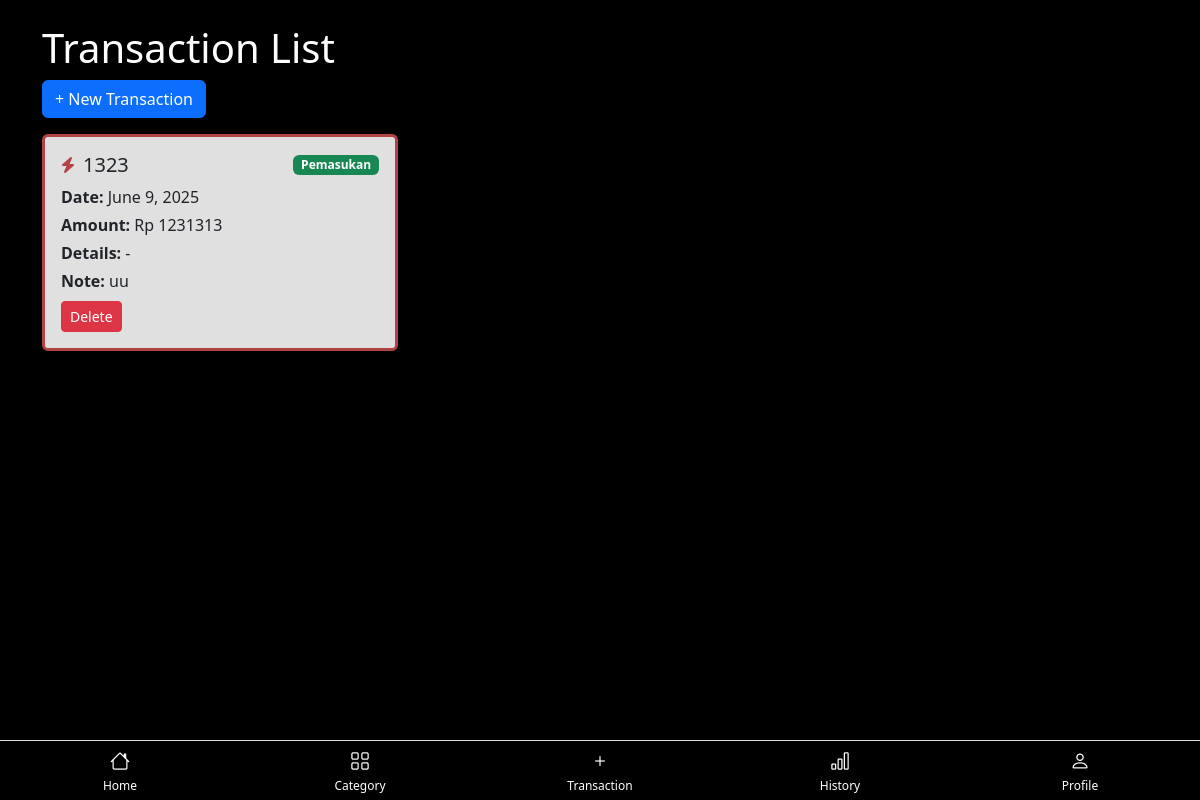
Before: /transaksi/ with the older database file.
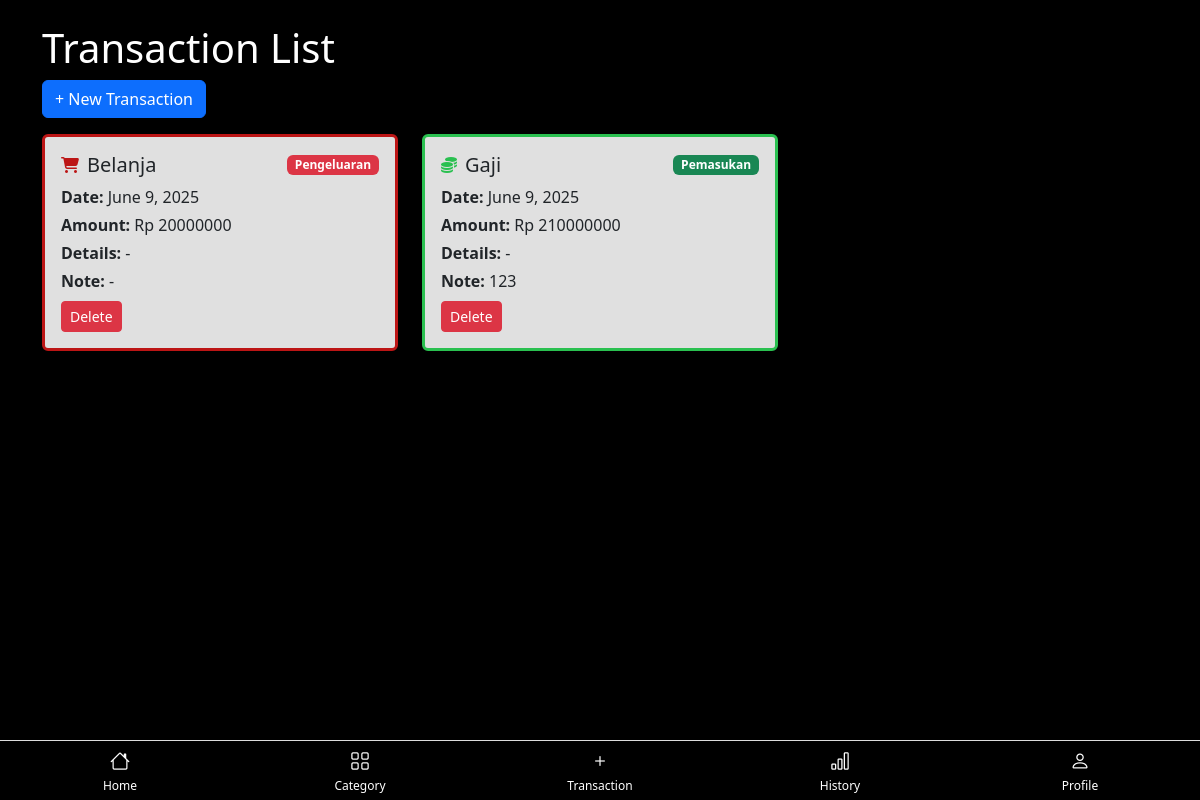
After: the same page with the newer database file.
### main/models.py (models this page shows, shortened)
class Transaksi(models.Model):
    id = models.CharField(max_length=255, primary_key=True)
    jumlah = models.DecimalField(max_digits=15, decimal_places=2)
    tanggal = models.DateField()
    kategori = models.ForeignKey(Kategori, on_delete=models.SET_NULL, null=True, blank=True)
    catatan = models.TextField(blank=True, null=True)
    tipe = models.CharField(max_length=20, choices=TipeTransaksi.choices)
    user = models.ForeignKey(User, on_delete=models.CASCADE)
    class Meta:
        verbose_name_plural = "Transaksi"

class Kategori(models.Model):
    id = models.CharField(max_length=255, primary_key=True)
    nama = models.CharField(max_length=100)
    ikon = models.CharField(max_length=50, blank=True, null=True)
    warna = models.CharField(max_length=7, blank=True, null=True)
    def getIkon(self):
        return self.ikon
    def getWarna(self):
        return self.warna
    class Meta:
        verbose_name_plural = "Kategori"

### main/views.py (the view)
# urls.py: path('transaksi/', main_views.transaksi_list, name='transaksi_list'),
def transaksi_list(request):
    transaksi_list = Transaksi.objects.all().order_by('-tanggal')
    return render(request, 'main/transaksi_list.html', {
        'transaksi_list': transaksi_list
    })

### main/templates/main/transaksi_list.html (shortened to what this page needs)
{% extends "base.html" %}
{% block content %}
<div class="container mt-3">
    <h1 class="mt-4">Transaction List</h1>
    <a href="{% url 'transaksi_create' %}" class="btn btn-primary mb-3">+ New Transaction</a>
    {% if transaksi_list %}
    <div class="row">
        {% for trx in transaksi_list %}
        <div class="col-md-6 col-lg-4 mb-4">
            <div class="card shadow-sm" style="border: 3px solid {{ trx.kategori.getWarna|default:'#0d6efd' }}; background-color: #E0E0E0;">
                <div class="card-body">
                    <div class="d-flex align-items-center mb-2">
                        {% if trx.kategori %}
                            <i class="{{ trx.kategori.getIkon }} me-2" style="color: {{ trx.kategori.getWarna }}"></i>
                            <h5 class="mb-0">{{ trx.kategori.nama }}</h5>
                        {% else %}
                            <h5 class="mb-0 text-muted">No Category</h5>
                        {% endif %}
                        <span class="badge ms-auto
                            {% if trx.tipe == 'PEMASUKAN' %}bg-success
                            {% else %}bg-danger{% endif %}">
                            {{ trx.tipe|title }}
                        </span>
                    </div>
                    <p class="mb-1"><strong>Date:</strong> {{ trx.tanggal }}</p>
                    <p class="mb-1"><strong>Amount:</strong> Rp {{ trx.jumlah|floatformat:0 }}</p>
                    <p class="mb-1"><strong>Details:</strong>
                        {% if trx.tipe == "PEMASUKAN" and trx.sumber_pemasukan %}
                            Source: {{ trx.sumber_pemasukan }}
                        {% elif trx.tipe == "PENGELUARAN" and trx.metode_pembayaran %}
                            Method: {{ trx.metode_pembayaran }}
                        {% else %}
                            -
                        {% endif %}
                    </p>
                    <p class="mb-2"><strong>Note:</strong> {{ trx.catatan|default:"-" }}</p>
                    <form method="post" action="{% url 'transaksi_delete' trx.id %}" onsubmit="return confirm('Delete this transaction?')">
                        <button type="submit" class="btn btn-sm btn-danger">Delete</button>
                    </form>
                </div>
            </div>
        </div>
        {% endfor %}
    </div>
    {% else %}
        <div class="alert alert-info">No transactions found.</div>
    {% endif %}
</div>
{% endblock %}

### main/templates/base.html (shortened to what this page needs)
<!DOCTYPE html>
<html lang="en">
<head>
<link href="https://cdn.jsdelivr.net/npm/bootstrap@5.3.3/dist/css/bootstrap.min.css" rel="stylesheet">
  <link rel="stylesheet" href="https://cdn.jsdelivr.net/npm/bootstrap-icons@1.10.5/font/bootstrap-icons.css">
{% load static %}
<link rel="stylesheet" href="{% static 'fontawesome/css/all.min.css' %}">
</head>
<body>
  {% block content %}{% endblock %}
<div class="bottom-nav d-flex justify-content-around align-items-center">
  <a href="{% url 'saldo' %}" class="text-center">
    <i class="bi bi-house"></i>
    <span>Home</span>
  </a>
  <a href="{% url 'kategori_list' %}" class="text-center">
    <i class="bi bi-grid"></i>
    <span>Category</span>
  </a>
  <a href="{% url 'transaksi_create' %}" class="text-center">
    <i class="bi bi-plus"></i>
    <span>Transaction</span>
  </a>
  <a href="{% url 'summary' %}" class="text-center">
    <i class="bi bi-bar-chart"></i>
    <span>History</span>
  </a>
  <a href="#" class="text-center">
    <i class="bi bi-person"></i>
    <span>Profile</span>
  </a>
</div>
</body>
</html>

### main/templates/base.html (style rules this page uses)
body { background-color: #000; color: #fff; font-family: 'Segoe UI', sans-serif; padding-bottom: 70px; }
.bottom-nav { position: fixed; bottom: 0; width: 100%; background-color: #1c1c1c; border-top: 1px solid #333; }
.bottom-nav a { color: #bbb; font-size: 0.9rem; }
body { background-color: #000; color: #fff; font-family: 'Segoe UI', sans-serif; }
.bottom-nav { position: fixed; bottom: 0; left: 0; right: 0; color: white; background-color: #000000; border-top: 1px solid #ddd; z-index: 1030; height: 60px; }
.bottom-nav a { flex: 1; text-decoration: none; color: white; font-size: 12px; }
.bottom-nav i { font-size: 20px; display: block; }

Changed rows visible on the page:
removed Transaksi: kategori.nama "1323", tipe "Pemasukan", tanggal "June 9, 2025", jumlah "1231313", catatan "uu"
added Transaksi: kategori.nama "Belanja", tipe "Pengeluaran", tanggal "June 9, 2025", jumlah "20000000", catatan "-"
added Transaksi: kategori.nama "Gaji", tipe "Pemasukan", tanggal "June 9, 2025", jumlah "210000000", catatan "123"
